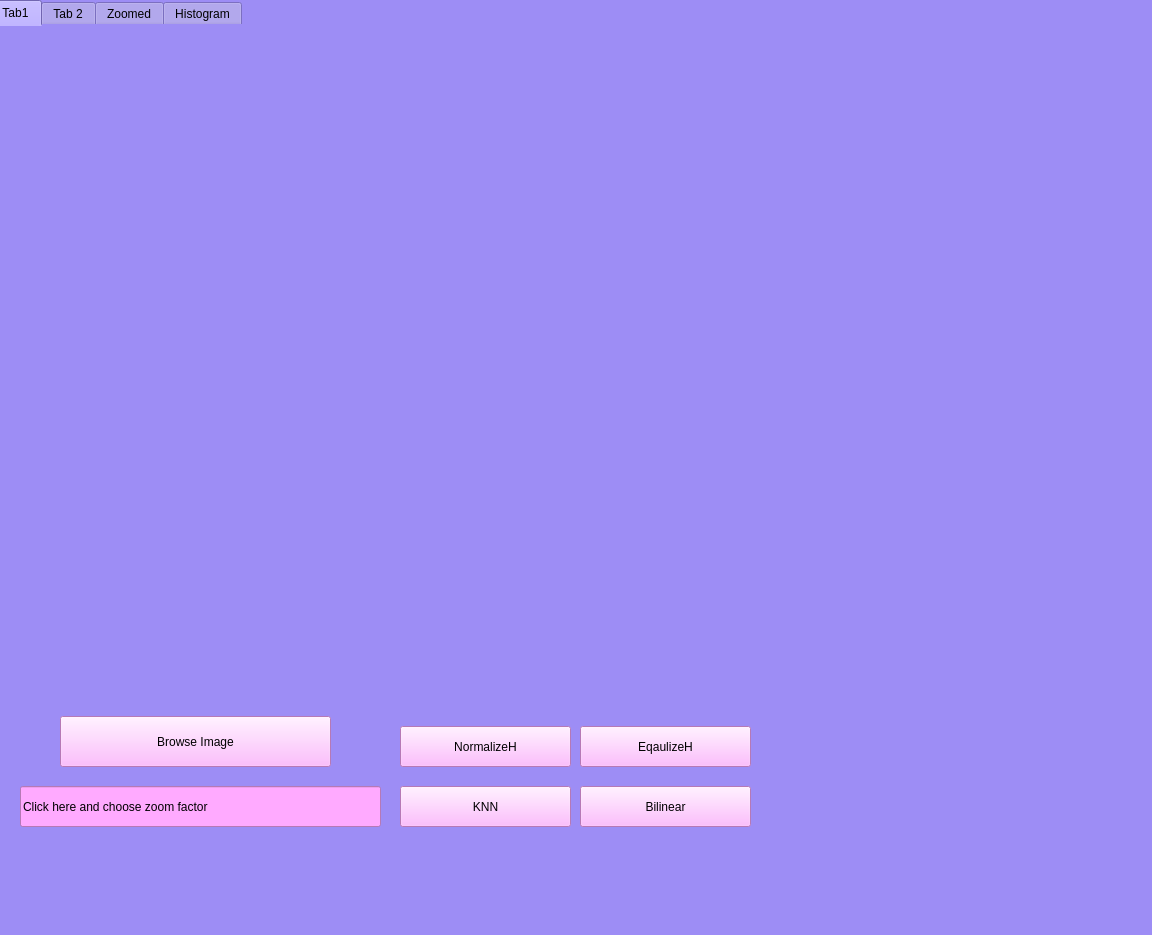
<?xml version="1.0" encoding="UTF-8"?>
<ui version="4.0">
 <class>MainWindow</class>
 <widget class="QMainWindow" name="MainWindow">
  <property name="geometry">
   <rect>
    <x>0</x>
    <y>0</y>
    <width>1152</width>
    <height>935</height>
   </rect>
  </property>
  <property name="windowTitle">
   <string>MainWindow</string>
  </property>
  <property name="layoutDirection">
   <enum>Qt::LeftToRight</enum>
  </property>
  <property name="styleSheet">
   <string notr="true">color: rgb(170, 85, 0);
background-color: rgba(157, 141, 245, 251);</string>
  </property>
  <widget class="QWidget" name="centralwidget">
   <widget class="QTabWidget" name="tabWidget">
    <property name="geometry">
     <rect>
      <x>-10</x>
      <y>0</y>
      <width>1191</width>
      <height>931</height>
     </rect>
    </property>
    <property name="toolTip">
     <string>&lt;html&gt;&lt;head/&gt;&lt;body&gt;&lt;p&gt;Zoom&lt;/p&gt;&lt;/body&gt;&lt;/html&gt;</string>
    </property>
    <property name="whatsThis">
     <string>&lt;html&gt;&lt;head/&gt;&lt;body&gt;&lt;p&gt;&lt;br/&gt;&lt;/p&gt;&lt;/body&gt;&lt;/html&gt;</string>
    </property>
    <property name="styleSheet">
     <string notr="true">border-color: qconicalgradient(cx:0, cy:0, angle:135, stop:0 rgba(255, 255, 0, 69), stop:0.375 rgba(255, 255, 0, 69), stop:0.423533 rgba(251, 255, 0, 145), stop:0.45 rgba(247, 255, 0, 208), stop:0.477581 rgba(255, 244, 71, 130), stop:0.518717 rgba(255, 218, 71, 130), stop:0.55 rgba(255, 255, 0, 255), stop:0.57754 rgba(255, 203, 0, 130), stop:0.625 rgba(255, 255, 0, 69), stop:1 rgba(255, 255, 0, 69));
color: rgb(0, 0, 0);
gridline-color: rgb(255, 170, 255);
</string>
    </property>
    <property name="currentIndex">
     <number>0</number>
    </property>
    <widget class="QWidget" name="tab_3">
     <attribute name="title">
      <string>Tab1</string>
     </attribute>
     <widget class="QLabel" name="Image">
      <property name="geometry">
       <rect>
        <x>20</x>
        <y>70</y>
        <width>731</width>
        <height>511</height>
       </rect>
      </property>
      <property name="text">
       <string/>
      </property>
      <property name="alignment">
       <set>Qt::AlignCenter</set>
      </property>
     </widget>
     <widget class="QLabel" name="Info">
      <property name="geometry">
       <rect>
        <x>800</x>
        <y>20</y>
        <width>291</width>
        <height>681</height>
       </rect>
      </property>
      <property name="styleSheet">
       <string notr="true">font: 14pt &quot;MS Shell Dlg 2&quot;;
color: rgb(0, 0, 0);</string>
      </property>
      <property name="text">
       <string/>
      </property>
     </widget>
     <widget class="QPushButton" name="Browse">
      <property name="geometry">
       <rect>
        <x>70</x>
        <y>690</y>
        <width>271</width>
        <height>51</height>
       </rect>
      </property>
      <property name="styleSheet">
       <string notr="true">font: 14pt &quot;MS Shell Dlg 2&quot;;
font: 14pt &quot;MS Shell Dlg 2&quot;;
background-color: rgb(255, 170, 255);</string>
      </property>
      <property name="text">
       <string>Browse Image</string>
      </property>
     </widget>
     <widget class="QLineEdit" name="ZoomFactor">
      <property name="geometry">
       <rect>
        <x>30</x>
        <y>760</y>
        <width>361</width>
        <height>41</height>
       </rect>
      </property>
      <property name="styleSheet">
       <string notr="true">background-color: rgb(255, 170, 255);font: 14pt &quot;MS Shell Dlg 2&quot;;</string>
      </property>
      <property name="text">
       <string>Click here and choose zoom factor</string>
      </property>
     </widget>
     <widget class="QPushButton" name="KNNBtn">
      <property name="geometry">
       <rect>
        <x>410</x>
        <y>760</y>
        <width>171</width>
        <height>41</height>
       </rect>
      </property>
      <property name="styleSheet">
       <string notr="true">font: 14pt &quot;MS Shell Dlg 2&quot;;
font: 14pt &quot;MS Shell Dlg 2&quot;;
background-color: rgb(255, 170, 255);</string>
      </property>
      <property name="text">
       <string>KNN</string>
      </property>
     </widget>
     <widget class="QPushButton" name="BilinearBtn">
      <property name="geometry">
       <rect>
        <x>590</x>
        <y>760</y>
        <width>171</width>
        <height>41</height>
       </rect>
      </property>
      <property name="styleSheet">
       <string notr="true">font: 14pt &quot;MS Shell Dlg 2&quot;;
font: 14pt &quot;MS Shell Dlg 2&quot;;
background-color: rgb(255, 170, 255);</string>
      </property>
      <property name="text">
       <string>Bilinear</string>
      </property>
     </widget>
     <widget class="QPushButton" name="NormalizeHBtn">
      <property name="geometry">
       <rect>
        <x>410</x>
        <y>700</y>
        <width>171</width>
        <height>41</height>
       </rect>
      </property>
      <property name="styleSheet">
       <string notr="true">font: 14pt &quot;MS Shell Dlg 2&quot;;
font: 14pt &quot;MS Shell Dlg 2&quot;;
background-color: rgb(255, 170, 255);</string>
      </property>
      <property name="text">
       <string>NormalizeH</string>
      </property>
     </widget>
     <widget class="QPushButton" name="EqualizeHBtn">
      <property name="geometry">
       <rect>
        <x>590</x>
        <y>700</y>
        <width>171</width>
        <height>41</height>
       </rect>
      </property>
      <property name="styleSheet">
       <string notr="true">font: 14pt &quot;MS Shell Dlg 2&quot;;
font: 14pt &quot;MS Shell Dlg 2&quot;;
background-color: rgb(255, 170, 255);</string>
      </property>
      <property name="text">
       <string>EqaulizeH</string>
      </property>
     </widget>
    </widget>
    <widget class="QWidget" name="tab_2">
     <attribute name="title">
      <string>Tab 2</string>
     </attribute>
     <widget class="QLabel" name="Tab2Label">
      <property name="geometry">
       <rect>
        <x>30</x>
        <y>50</y>
        <width>721</width>
        <height>521</height>
       </rect>
      </property>
      <property name="styleSheet">
       <string notr="true">border-color: rgb(0, 255, 255);</string>
      </property>
      <property name="text">
       <string/>
      </property>
     </widget>
     <widget class="QSplitter" name="splitter">
      <property name="geometry">
       <rect>
        <x>810</x>
        <y>170</y>
        <width>221</width>
        <height>131</height>
       </rect>
      </property>
      <property name="orientation">
       <enum>Qt::Vertical</enum>
      </property>
      <widget class="QPushButton" name="GenerateBtn">
       <property name="styleSheet">
        <string notr="true">font: 14pt &quot;MS Shell Dlg 2&quot;;
background-color: rgb(170, 255, 255);</string>
       </property>
       <property name="text">
        <string>Generate</string>
       </property>
      </widget>
      <widget class="QPushButton" name="ShowPixels">
       <property name="styleSheet">
        <string notr="true">font: 14pt &quot;MS Shell Dlg 2&quot;;
background-color: rgb(170, 255, 255);</string>
       </property>
       <property name="text">
        <string>Show Pixels</string>
       </property>
      </widget>
     </widget>
    </widget>
    <widget class="QWidget" name="tab">
     <attribute name="title">
      <string>Zoomed</string>
     </attribute>
     <widget class="QLabel" name="ZoomLabel">
      <property name="geometry">
       <rect>
        <x>30</x>
        <y>30</y>
        <width>1031</width>
        <height>781</height>
       </rect>
      </property>
      <property name="text">
       <string/>
      </property>
     </widget>
    </widget>
    <widget class="QWidget" name="tab_4">
     <attribute name="title">
      <string>Histogram</string>
     </attribute>
     <widget class="QLabel" name="NormalizedH">
      <property name="geometry">
       <rect>
        <x>30</x>
        <y>510</y>
        <width>511</width>
        <height>351</height>
       </rect>
      </property>
      <property name="text">
       <string/>
      </property>
     </widget>
     <widget class="QLabel" name="EqualizedImage">
      <property name="geometry">
       <rect>
        <x>180</x>
        <y>30</y>
        <width>791</width>
        <height>421</height>
       </rect>
      </property>
      <property name="text">
       <string/>
      </property>
     </widget>
     <widget class="QLabel" name="EqaulizedH_N">
      <property name="geometry">
       <rect>
        <x>580</x>
        <y>510</y>
        <width>511</width>
        <height>341</height>
       </rect>
      </property>
      <property name="text">
       <string/>
      </property>
     </widget>
     <widget class="QLineEdit" name="ZoomFactor_2">
      <property name="geometry">
       <rect>
        <x>680</x>
        <y>460</y>
        <width>271</width>
        <height>41</height>
       </rect>
      </property>
      <property name="styleSheet">
       <string notr="true">font: 14pt &quot;MS Shell Dlg 2&quot;;
background-color: rgb(255, 170, 255);</string>
      </property>
      <property name="text">
       <string>Equalized's Normalization</string>
      </property>
     </widget>
     <widget class="QLineEdit" name="ZoomFactor_4">
      <property name="geometry">
       <rect>
        <x>190</x>
        <y>470</y>
        <width>151</width>
        <height>31</height>
       </rect>
      </property>
      <property name="styleSheet">
       <string notr="true">font: 14pt &quot;MS Shell Dlg 2&quot;;
background-color: rgb(255, 170, 255);</string>
      </property>
      <property name="text">
       <string>Normalized H</string>
      </property>
     </widget>
     <widget class="QLineEdit" name="ZoomFactor_5">
      <property name="geometry">
       <rect>
        <x>430</x>
        <y>0</y>
        <width>201</width>
        <height>31</height>
       </rect>
      </property>
      <property name="styleSheet">
       <string notr="true">font: 14pt &quot;MS Shell Dlg 2&quot;;
background-color: rgb(255, 170, 255);</string>
      </property>
      <property name="text">
       <string>Equalized Image</string>
      </property>
     </widget>
    </widget>
   </widget>
  </widget>
  <widget class="QStatusBar" name="statusbar"/>
 </widget>
 <resources/>
 <connections/>
</ui>
